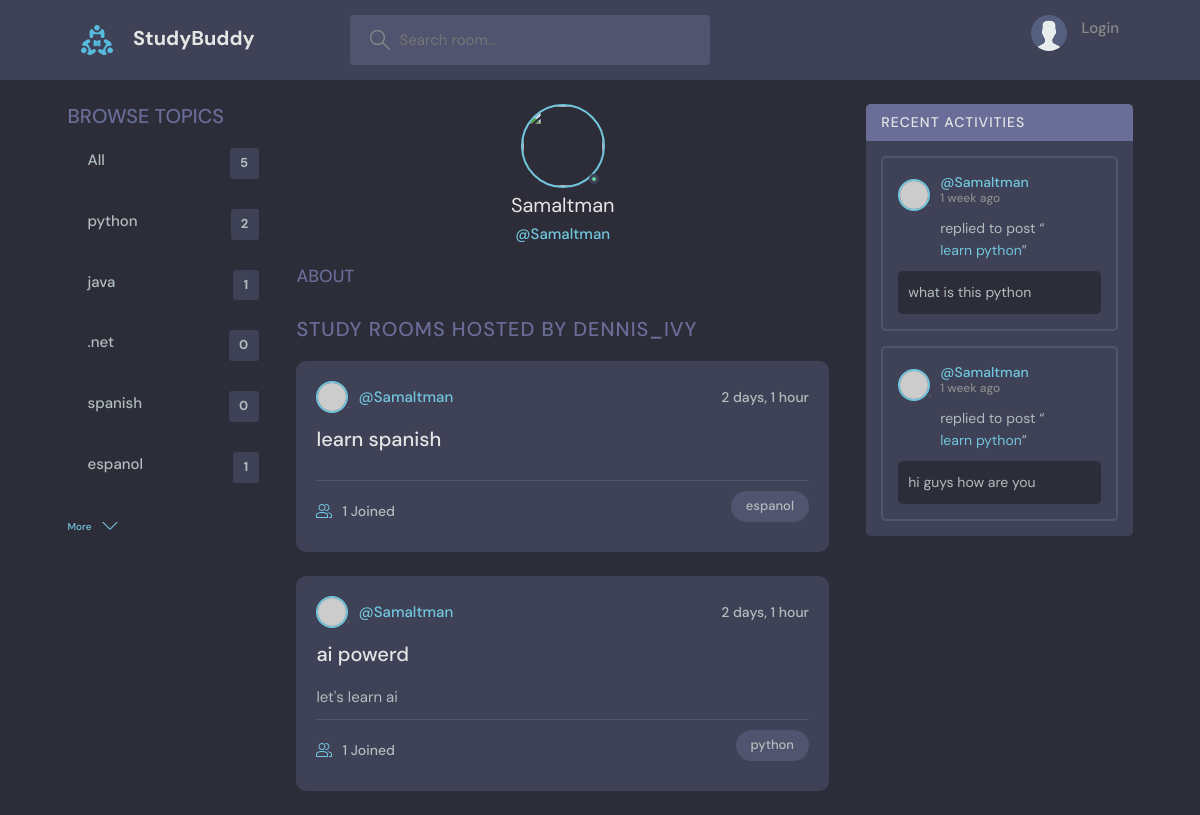
The app's page /profile_view/2/ with its own data.
### base_app/models.py (models this page shows)
class Topics(models.Model):
    name = models.CharField(max_length=100)
    def __str__(self):
        return self.name

class Room(models.Model):
    host = models.ForeignKey(User, on_delete=models.CASCADE)
    participants = models.ManyToManyField(
        User, related_name='participants', blank=True)
    name = models.CharField(max_length=100)
    topic = models.ForeignKey(Topics, on_delete=models.CASCADE)
    description = models.TextField(null=True, blank=True)
    updated = models.DateTimeField(auto_now=True)
    created = models.DateTimeField(auto_now_add=True)
    class Meta:
        ordering = ['-updated', '-created']
    def __str__(self):
        return self.name

class Message(models.Model):
    user = models.ForeignKey(User, on_delete=models.CASCADE)
    room = models.ForeignKey(Room, on_delete=models.CASCADE)
    body = models.TextField()
    updated = models.DateTimeField(auto_now=True)
    created = models.DateTimeField(auto_now_add=True)
    class Meta:
        ordering = ['-updated', '-created']
    def __str__(self):
        return self.body[0:20]

### base_app/views.py (the view)
# urls.py: path('profile_view/<int:id>/', views.profile_view, name='profile_view'),
def profile_view(request, id):
    user = User.objects.get(id=id)
    room = user.room_set.all()
    message_room = user.message_set.all()
    topics = Topics.objects.all()
    context = {
        'user': user,
        'room': room,
        'message_room': message_room,
        'topics': topics
    }
    return render(request, 'base/profile.html', context)

### template/base/profile.html (shortened to what this page needs)
{% extends 'base.html' %}
{% block content %}
<main class="profile-page layout layout--3">
  <div class="container">
    {% include "base/topic_bar.html" %}
    <div class="roomList">
      <div class="profile">
        <div class="profile__avatar">
          <div class="avatar avatar--large active">
            <img src="{{user.avatar.url}}" />
          </div>
        </div>
        <div class="profile__info">
          <h3>{{user.username}}</h3>
          <p>@{{user.username}}</p>
        </div>
        <div class="profile__about">
          <h3>About</h3>
        </div>
      </div>
      <div class="roomList__header">
        <div>
          <h2>Study Rooms Hosted by dennis_ivy</a>
          </h2>
        </div>
      </div>
      {% include "base/feed.html" %}
    </div>
    {% include "base/activity_bar.html" %}
  </div>
</main>
{% endblock content %}

### template/base.html (shortened to what this page needs)
<!DOCTYPE html>
<html lang="en">
    {% load static %}
  <head>
    <link href="https://cdn.jsdelivr.net/npm/bootstrap@5.3.3/dist/css/bootstrap.min.css" rel="stylesheet">
    <link rel="stylesheet" href="{% static 'style/style.css' %}" />
  </head>
  <body>
    {% include "navbar.html" %}
    {% block content %}
    {% load static %}
    {% endblock content %}
  </body>
</html>

### template/navbar.html (shortened to what this page needs)
{% load static %}
<header class="header header--loggedIn">
    <div class="container">
      <a href="{% url 'home' %}" class="header__logo">
        <img src='{% static "images/logo.svg" %}'>
        <h1>StudyBuddy</h1>
      </a>
      <form class="header__search" action="{% url 'home' %}" method="GET">
        <label>
          <input type="text" name="q" placeholder="Search room..."/>
        </label>
      </form>
      <nav class="header__menu">
        {% if request.user.is_authenticated %}
        <div class="header__user">
          <a href='{% url "profile_view" request.user.id %}'>
            <div class="avatar avatar--medium active">
              <img src="https://randomuser.me/api/portraits/men/37.jpg" />
            </div>
            <p>{{request.user.username}} <span>{{request.user.username}}</span></p>
          </a>
          <button class="dropdown-button">
            <svg version="1.1" xmlns="http://www.w3.org/2000/svg" width="32" height="32" viewBox="0 0 32 32">
              <title>chevron-down</title>
              <path d="M16 21l-13-13h-3l16 16 16-16h-3l-13 13z"></path>
            </svg>
          </button>
        </div>
        {% else %}
        <a href= '{% url "login" %} '>
          <img src="{% static 'images/avatar.svg' %}" />
          <p>Login</p>
        </a>
        {% endif %}
      </nav>
    </div>
  </header>

### template/base/topic_bar.html
<div class="topics">
    <div class="topics__header">
      <h2>Browse Topics</h2>
    </div>
    <ul class="topics__list">
      <li>
        <a href='{% url "home" %}'>All<span>{{topics.count}}</span></a>
      </li>
      <li>
        {% for value in topics %}
        <div>
            <a href='{% url "home" %}?q={{value.name}}'>{{value.name}}<span>{{value.room_set.all.count}}</span></a>
        </div>
    {% endfor %}
      </li>
    </ul>
    <a class="btn btn--link" href='{% url "topics" %}'>
      More
      <svg version="1.1" xmlns="http://www.w3.org/2000/svg" width="32" height="32" viewBox="0 0 32 32">
        <title>chevron-down</title>
        <path d="M16 21l-13-13h-3l16 16 16-16h-3l-13 13z"></path>
      </svg>
    </a>
  </div>

### template/base/feed.html (shortened to what this page needs)
<div>
  {% for value  in room %}
    <div class="roomListRoom">
        <div class="roomListRoom__header">
          <a href="{% url 'profile_view' value.host.id %}" class="roomListRoom__author">
            <div class="avatar avatar--small">
              <img src="https://randomuser.me/api/portraits/women/11.jpg" />
            </div>
            <span>@{{value.host.username}}</span>
          </a>
          <div class="roomListRoom__actions">
            <span>{{value.created|timesince}}</span>
          </div>
        </div>
        <div class="roomListRoom__content">
          <a href='{% url "room" value.id %}'>{{value.name}}</a>
          <p>
            {{value.description}}
          </p>
        </div>
        <div class="roomListRoom__meta">
          <a href='{% url "room" value.id %}' class="roomListRoom__joined">
            {{value.participants.all.count}} Joined
          </a>
          <p class="roomListRoom__topic">{{value.topic}}</p>
        </div>
    </div>
    {% endfor %}
  </div>

### template/base/activity_bar.html (shortened to what this page needs)
<div class="activities">
  <div class="activities__header">
    <h2>Recent Activities</h2>
  </div>
  {% for message in message_room%}
    <div class="activities__box">
      <div class="activities__boxHeader roomListRoom__header">
        <a href="{% url 'profile_view' message.user.id %}" class="roomListRoom__author">
          <div class="avatar avatar--small">
            <img src="https://randomuser.me/api/portraits/women/11.jpg" />
          </div>
          <p>
            @{{ message.user }}
            <span>{{ message.created|timesince }} ago</span>
          </p>
        </a>
      </div>
      <div class="activities__boxContent">
        <p>replied to post “<a href='{% url "room" message.room.id %}'>{{message.room}}</a>”</p>
        <div class="activities__boxRoomContent">
          {{message}}
        </div>
      </div>
    </div>
  {% endfor %}
</div>

### records on screen
Topics: name "python", room_set.all.count "2"
Topics: name "java", room_set.all.count "1"
Topics: name ".net", room_set.all.count "0"
Topics: name "spanish", room_set.all.count "0"
Topics: name "espanol", room_set.all.count "1"
Room: host.username "Samaltman", created "2 days, 1 hour", name "learn spanish", participants.all.count "1", topic "espanol"
Room: host.username "Samaltman", created "2 days, 1 hour", name "ai powerd", description "let's learn ai", participants.all.count "1", topic "python"
Message: user "Samaltman", created "1 week", room "learn python", body "what is this python"
Message: user "Samaltman", created "1 week", room "learn python", body "hi guys how are you"

### other values on screen
{{ topics.count }} "5"
{{ user.username }} "Samaltman"
